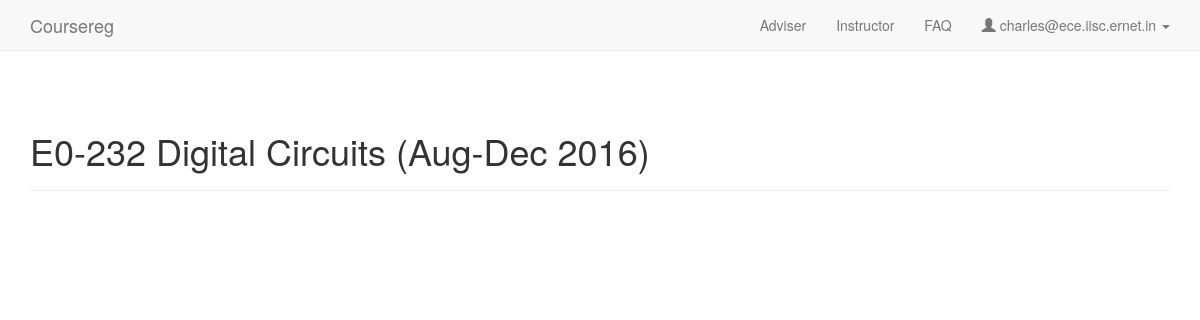
/instructor/1 (signed in), run on an earlier commit of the app's database.
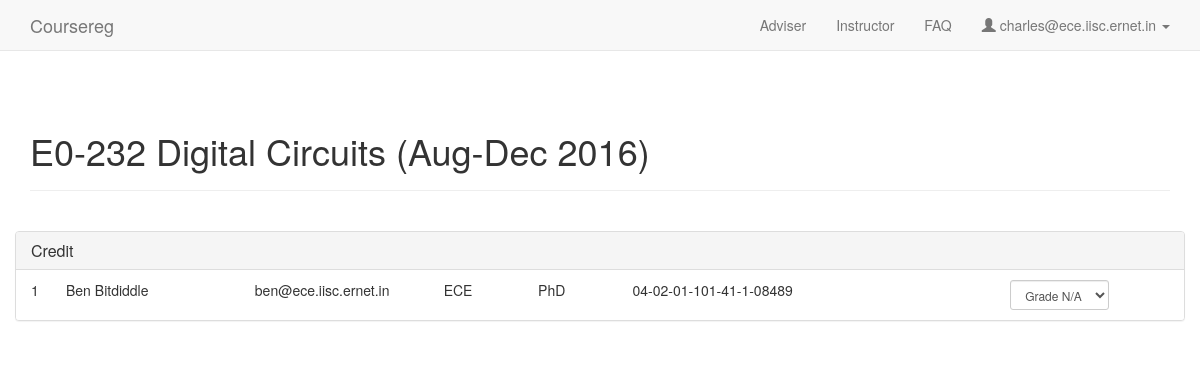
And on a later commit of the database.
### coursereg/models.py (models this page shows, shortened)
class User(AbstractBaseUser, PermissionsMixin):
    USER_TYPE_STUDENT = 0
    USER_TYPE_FACULTY = 1
    USER_TYPE_DCC = 2
    USER_TYPE_OTHER = 3
    USER_TYPE_CHOICES = (
        (USER_TYPE_STUDENT, "Student"),
        (USER_TYPE_FACULTY, "Faculty"),
        (USER_TYPE_DCC, "DCC"),
        (USER_TYPE_OTHER, "Other"),
    )
    email = models.EmailField(max_length=254, unique=True)
    full_name = models.CharField(max_length=250)
    user_type = models.IntegerField(default=USER_TYPE_OTHER, choices=USER_TYPE_CHOICES)
    adviser = models.ForeignKey('self', null=True, blank=True, on_delete=models.CASCADE, limit_choices_to={'user_type': USER_TYPE_FACULTY})
    degree = models.ForeignKey(Degree, on_delete=models.CASCADE, null=True, blank=True)
    department = models.ForeignKey(Department, on_delete=models.CASCADE, null=True)
    date_joined = models.DateTimeField(default=timezone.now)
    sr_no = models.CharField(max_length=200, default='-')
    is_dcc_review_pending = models.BooleanField(default=False)
    is_staff = models.BooleanField(default=False)
    is_active = models.BooleanField(default=True)
    objects = CustomUserManager()
    USERNAME_FIELD = 'email'
    REQUIRED_FIELDS = []

class Course(models.Model):
    TERM_AUG = 0
    TERM_JAN = 1
    TERM_SUMMER = 2
    TERM_OTHER = 3
    TERM_CHOICES = (
        (TERM_AUG, "Aug-Dec"),
        (TERM_JAN, "Jan-Apr"),
        (TERM_SUMMER, "Summer"),
        (TERM_OTHER, "Other"),
    )
    num = models.CharField(max_length=100)
    title = models.CharField(max_length=200)
    term = models.IntegerField(default=TERM_AUG, choices=TERM_CHOICES)
    last_reg_date = models.DateField(verbose_name="Last Registration Date", default=timezone.now)
    last_drop_date = models.DateField(verbose_name="Last Drop Date", default=timezone.now)
    credits = models.IntegerField(default=3)
    department = models.ForeignKey(Department, on_delete=models.CASCADE)
    def __unicode__(self):
        return self.num + ' ' + self.title + ' (%s %s)' % (self.TERM_CHOICES[self.term][1], self.last_reg_date.year)

class Department(models.Model):
    name = models.CharField(max_length=100)
    def abbreviation(self):
        r = re.search(r'\((.+)\)\s*$', self.name)
        if r:
            return r.group(1)
        else:
            return self.name

class Degree(models.Model):
    name = models.CharField(max_length=100)
    def __unicode__(self):
        return self.name

### coursereg/views/instructor.py (the view)
# urls.py: url(r'^instructor/([0-9]+)$', views.instructor.detail, name='instructor_detail'),
@login_required
def detail(request, course_id):
    course = models.Course.objects.get(id=course_id)
    reg_requests = [
        (p.state == models.Participant.STATE_CREDIT, p.id, p.user)
        for p in models.Participant.objects.filter(course=course,
                                                   is_adviser_approved=True,
                                                   is_instructor_approved=False)]
    crediting = [(p.user, p.id, p.grade)
        for p in models.Participant.objects.filter(course=course,
                                                   state=models.Participant.STATE_CREDIT,
                                                   is_adviser_approved=True,
                                                   is_instructor_approved=True)]
    auditing = [(p.user, p.id, p.grade)
        for p in models.Participant.objects.filter(course=course,
                                                   state=models.Participant.STATE_AUDIT,
                                                   is_adviser_approved=True,
                                                   is_instructor_approved=True)]
    dropped = [p.user for p in models.Participant.objects.filter(course=course,
                                                                 state=models.Participant.STATE_DROP,
                                                                 is_adviser_approved=True,
                                                                 is_instructor_approved=True)]
    context = {
        'user_type': 'faculty',
        'user_email': request.user.email,
        'course': course,
        'registration_requests': reg_requests,
        'crediting': crediting,
        'auditing': auditing,
        'dropped': dropped
    }
    return render(request, 'coursereg/instructor_detail.html', context)

### coursereg/templates/coursereg/instructor_detail.html (shortened to what this page needs)
{% extends "coursereg/base.html" %}
{% block body %}
{% include "coursereg/nav.html" %}
<div class="container" id="maincontainer">
    <div class="row top-buffer-1">
        <div class="col-md-12">
            <div class="page-header">
                <h1>{{ course }}</h1>
            </div>
        </div>
    </div>
    {% if crediting %}
    <div class="row top-buffer-1">
        <div class="panel panel-default">
            <div class="panel-heading">
                <h3 class="panel-title">Credit</h3>
            </div>
            <ul class="list-group">
                {% for user, pid, grade in crediting %}
                <li class="list-group-item">
                    <div class="pull-left">{{ forloop.counter }}</div>
                    <div class="row requestrow">
                        <div class="col-md-12 col-xs-11">
                            <div class="row">
                                <div class="col-md-2 col-xs-12">
                                    {{ user.full_name }}
                                </div>
                                <div class="col-md-2 col-xs-12">
                                    {{ user.email }}
                                </div>
                                <div class="col-md-1 col-xs-12">
                                    {{ user.department.abbreviation }}
                                </div>
                                <div class="col-md-1 col-xs-12">
                                    {{ user.degree }}
                                </div>
                                <div class="col-md-4 col-xs-12">
                                    {{ user.sr_no }}
                                </div>
                                <div class="col-md-1">
                                    <form class="form-inline" action="{% url 'coursereg:participants_update' pid %}" method="post">
                                        <div class="form-group">
                                            <select class="form-control input-sm" name="grade" onchange="this.form.submit()">
                                                {% if grade == 0 %}
                                                <option value="0" selected>Grade N/A</option>
                                                {% else %}
                                                <option value="0">Grade N/A</option>
                                                {% endif %}
                                            </select>
                                        </div>
                                    </form>
                                </div>
                            </div>
                        </div>
                    </div>
                </li>
                {% endfor %}
            </ul>
        </div>
    </div>
    {% endif %}
</div>
{% endblock %}

### coursereg/templates/coursereg/base.html (shortened to what this page needs)
<!DOCTYPE html>
<html lang="en">
    <head>
        {% load staticfiles %}
        <link href="{% static 'coursereg/css/bootstrap.min.css' %}" rel="stylesheet">
        <link href="{% static 'coursereg/css/coursereg.css' %}" rel="stylesheet">
    </head>
    <body>
        {% block body %}
        {% endblock %}
    </body>
</html>

### coursereg/templates/coursereg/nav.html (shortened to what this page needs)
<nav class="navbar navbar-default navbar-static-top">
    <div class="container">
        <div class="navbar-header">
            <a class="navbar-brand" href="{% url 'coursereg:index' %}">Coursereg</a>
        </div>
        <div id="navbar" class="navbar-collapse collapse">
            <ul class="nav navbar-nav navbar-right">
                {% if user_type == 'faculty' %}
                    {% if nav_active == 'advisees' %}
                    <li class="active"><a href="{% url 'coursereg:adviser' %}">Adviser</a></li>
                    {% else %}
                    <li><a href="{% url 'coursereg:adviser' %}">Adviser</a></li>
                    {% endif %}
                    {% if nav_active == 'courses' %}
                    <li class="active"><a href="{% url 'coursereg:instructor' %}">Instructor</a></li>
                    {% else %}
                    <li><a href="{% url 'coursereg:instructor' %}">Instructor</a></li>
                    {% endif %}
                {% endif %}
                {% if nav_active == 'faq' %}
                <li class="active"><a href="{% url 'coursereg:faq' %}">FAQ</a></li>
                {% else %}
                <li><a href="{% url 'coursereg:faq' %}">FAQ</a></li>
                {% endif %}
                <li class="dropdown">
                    <a href="#" class="dropdown-toggle" data-toggle="dropdown" role="button" aria-haspopup="true" aria-expanded="false">
                        <span class="glyphicon glyphicon-user" aria-hidden="true"></span>
                        {{ user_email }}
                        <span class="caret"></span>
                    </a>
                </li>
            </ul>
        </div>
    </div>
</nav>

### coursereg/static/coursereg/css/coursereg.css (style rules this page uses)
.top-buffer-1 { margin-top: 20px; }
#maincontainer { margin-bottom: 50px; }
.requestrow { margin-left: 20px; }

What changed in the data, as far as the page shows it:
now on this page (row edited): User: full_name "Ben Bitdiddle", email "ben@ece.iisc.ernet.in", department.abbreviation "ECE", degree "PhD", sr_no "04-02-01-101-41-1-08489"
Also different on the page:
text now shown: "Credit"
